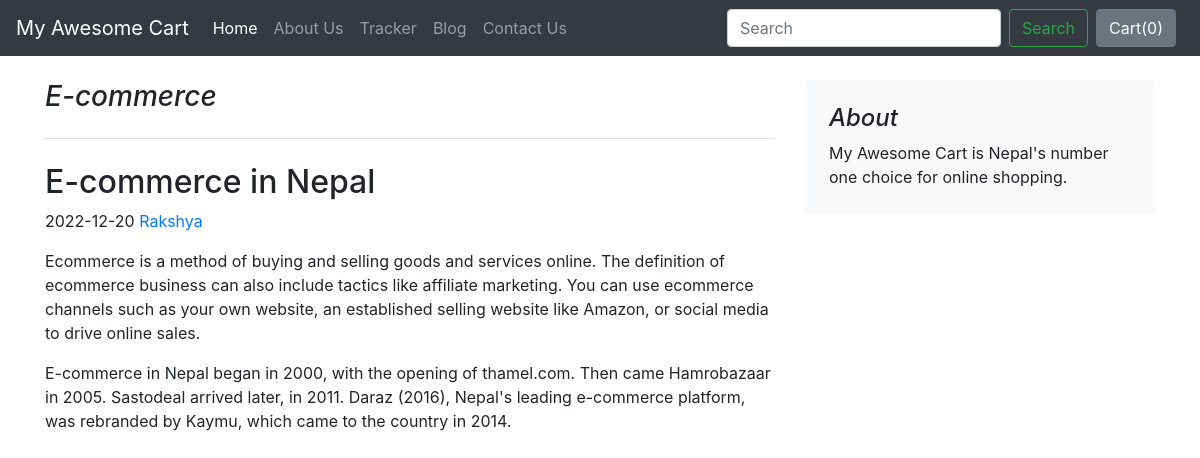
The app's page /blog/blogpost/4 with its own data.
### blog/models.py (models this page shows)
class BlogPost(models.Model):
    post_id=models.AutoField(primary_key=True)
    title=models.CharField(max_length=50)
    head0=models.CharField(max_length=500,default="")
    chead0=models.CharField(max_length=5000,default="")
    chead1=models.CharField(max_length=5000,default="")
    pub_date=models.DateField(default=date.today)
    thumbnail=models.ImageField(upload_to='shop/images',default="")
    def __str__(self):
        return self.title

### blog/views.py (the view)
# urls.py: path('blogpost/<int:id>', views.blogpost , name="blogPost")
def blogpost(request,id):
    post=BlogPost.objects.filter(post_id=id)[0] #we need first post so [0]
    print(post)
    return render(request,'blog/blogpost.html',{'post':post})

### blog/templates/blog/blogpost.html (shortened to what this page needs)
{% extends 'blog/basic.html' %}
{% block body %}
<div class="container">
    <div class="row mt-4">
        <div class="col-md-8 blog-main">
            <h3 class="pb-4 mb-4 font-italic border-bottom">
                {{post.title}}
            </h3>
            <div class="blog-post">
                <h2 class="blog-post-title">{{post.head0}}</h2>
                <p class="blog-post-meta">2022-12-20 <a href="#">Rakshya</a></p>
                <p>{{post.chead0}}</p>
                <p>{{post.chead1}}</p>
            </div>
        </div>
        <aside class="col-md-4 blog-sidebar">
            <div class="p-4 mb-3 bg-light rounded">
                <h4 class="font-italic">About</h4>
                <p class="mb-0">My Awesome Cart is Nepal's number one choice for online shopping.</p>
            </div>
        </aside>
    </div>
</div>
{% endblock %}

### records on screen
BlogPost: title "E-commerce", head0 "E-commerce in Nepal", chead0 "Ecommerce is a method of buying and selling goods and services online. The definition of ecommerce business can also include tactics like affiliate marketing. You can use ecommerce channels such as your own website, an established selling website like Amazon, or social media to drive online sales.", chead1 "E-commerce in Nepal began in 2000, with the opening of thamel.com. Then came Hamrobazaar in 2005. Sastodeal arrived later, in 2011. Daraz (2016), Nepal's leading e-commerce platform, was rebranded by Kaymu, which came to the country in 2014."
